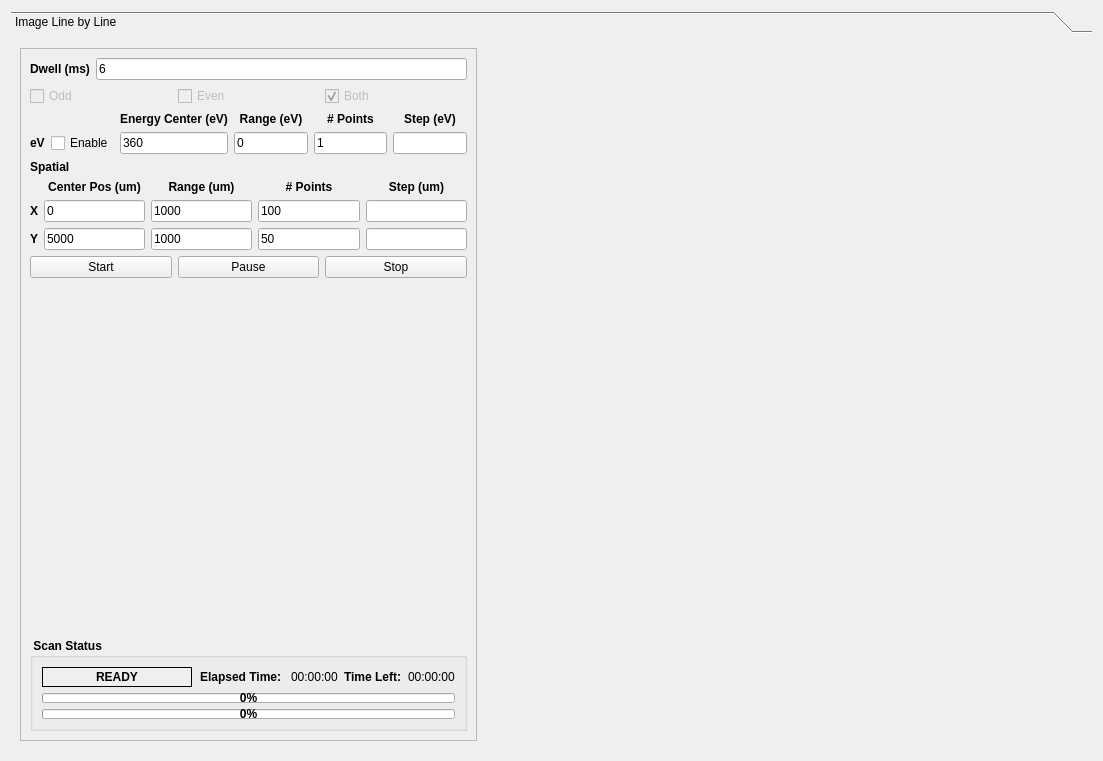
<?xml version="1.0" encoding="UTF-8"?>
<ui version="4.0">
 <class>Form</class>
 <widget class="QWidget" name="Form">
  <property name="geometry">
   <rect>
    <x>0</x>
    <y>0</y>
    <width>1103</width>
    <height>761</height>
   </rect>
  </property>
  <property name="minimumSize">
   <size>
    <width>482</width>
    <height>218</height>
   </size>
  </property>
  <property name="windowTitle">
   <string>Form</string>
  </property>
  <layout class="QVBoxLayout" name="verticalLayout_5">
   <item>
    <widget class="QToolBox" name="toolBox">
     <property name="maximumSize">
      <size>
       <width>16777215</width>
       <height>16777215</height>
      </size>
     </property>
     <property name="currentIndex">
      <number>0</number>
     </property>
     <widget class="QWidget" name="imgLineByLine">
      <property name="geometry">
       <rect>
        <x>0</x>
        <y>0</y>
        <width>1086</width>
        <height>699</height>
       </rect>
      </property>
      <attribute name="label">
       <string>Image Line by Line</string>
      </attribute>
      <layout class="QHBoxLayout" name="horizontalLayout">
       <item>
        <widget class="QFrame" name="frame">
         <property name="maximumSize">
          <size>
           <width>500</width>
           <height>16777215</height>
          </size>
         </property>
         <property name="frameShape">
          <enum>QFrame::StyledPanel</enum>
         </property>
         <property name="frameShadow">
          <enum>QFrame::Raised</enum>
         </property>
         <layout class="QVBoxLayout" name="imageLbyLLayout">
          <item>
           <layout class="QHBoxLayout" name="horizontalLayout_14">
            <item>
             <layout class="QHBoxLayout" name="horizontalLayout_2">
              <item>
               <widget class="QLabel" name="label_7">
                <property name="font">
                 <font>
                  <weight>75</weight>
                  <bold>true</bold>
                 </font>
                </property>
                <property name="text">
                 <string>Dwell (ms)</string>
                </property>
                <property name="alignment">
                 <set>Qt::AlignCenter</set>
                </property>
               </widget>
              </item>
              <item>
               <widget class="QLineEdit" name="dwellFld">
                <property name="text">
                 <string>6</string>
                </property>
               </widget>
              </item>
             </layout>
            </item>
            <item>
             <layout class="QHBoxLayout" name="horizontalLayout_13"/>
            </item>
           </layout>
          </item>
          <item>
           <layout class="QHBoxLayout" name="horizontalLayout_3">
            <item>
             <widget class="QCheckBox" name="oddCheckBox">
              <property name="enabled">
               <bool>false</bool>
              </property>
              <property name="text">
               <string>Odd</string>
              </property>
              <property name="checked">
               <bool>false</bool>
              </property>
             </widget>
            </item>
            <item>
             <widget class="QCheckBox" name="evenCheckBox">
              <property name="enabled">
               <bool>false</bool>
              </property>
              <property name="text">
               <string>Even</string>
              </property>
             </widget>
            </item>
            <item>
             <widget class="QCheckBox" name="bothCheckBox">
              <property name="enabled">
               <bool>false</bool>
              </property>
              <property name="text">
               <string>Both</string>
              </property>
              <property name="checked">
               <bool>true</bool>
              </property>
             </widget>
            </item>
           </layout>
          </item>
          <item>
           <layout class="QGridLayout" name="gridLayout_4">
            <item row="0" column="2">
             <widget class="QLabel" name="label_26">
              <property name="font">
               <font>
                <weight>75</weight>
                <bold>true</bold>
               </font>
              </property>
              <property name="text">
               <string>Energy Center (eV)</string>
              </property>
              <property name="alignment">
               <set>Qt::AlignCenter</set>
              </property>
             </widget>
            </item>
            <item row="0" column="3">
             <widget class="QLabel" name="label_27">
              <property name="font">
               <font>
                <weight>75</weight>
                <bold>true</bold>
               </font>
              </property>
              <property name="text">
               <string>Range (eV)</string>
              </property>
              <property name="alignment">
               <set>Qt::AlignCenter</set>
              </property>
             </widget>
            </item>
            <item row="0" column="4">
             <widget class="QLabel" name="label_28">
              <property name="font">
               <font>
                <weight>75</weight>
                <bold>true</bold>
               </font>
              </property>
              <property name="text">
               <string># Points</string>
              </property>
              <property name="alignment">
               <set>Qt::AlignCenter</set>
              </property>
             </widget>
            </item>
            <item row="0" column="5">
             <widget class="QLabel" name="label_29">
              <property name="font">
               <font>
                <weight>75</weight>
                <bold>true</bold>
               </font>
              </property>
              <property name="text">
               <string>Step (eV)</string>
              </property>
              <property name="alignment">
               <set>Qt::AlignCenter</set>
              </property>
             </widget>
            </item>
            <item row="1" column="0">
             <widget class="QLabel" name="label_30">
              <property name="font">
               <font>
                <weight>75</weight>
                <bold>true</bold>
               </font>
              </property>
              <property name="text">
               <string>eV</string>
              </property>
             </widget>
            </item>
            <item row="1" column="2">
             <widget class="QLineEdit" name="centerEVFld">
              <property name="text">
               <string>360</string>
              </property>
             </widget>
            </item>
            <item row="1" column="4">
             <widget class="QLineEdit" name="npointsEVFld">
              <property name="text">
               <string>1</string>
              </property>
             </widget>
            </item>
            <item row="1" column="5">
             <widget class="QLineEdit" name="stepEVFld"/>
            </item>
            <item row="1" column="3">
             <widget class="QLineEdit" name="rangeEVFld">
              <property name="text">
               <string>0</string>
              </property>
             </widget>
            </item>
            <item row="1" column="1">
             <widget class="QCheckBox" name="enableEVChkBx">
              <property name="text">
               <string>Enable</string>
              </property>
             </widget>
            </item>
           </layout>
          </item>
          <item>
           <widget class="QLabel" name="label_32">
            <property name="font">
             <font>
              <weight>75</weight>
              <bold>true</bold>
             </font>
            </property>
            <property name="text">
             <string>Spatial</string>
            </property>
           </widget>
          </item>
          <item>
           <layout class="QGridLayout" name="gridLayout">
            <item row="0" column="1">
             <widget class="QLabel" name="label">
              <property name="font">
               <font>
                <weight>75</weight>
                <bold>true</bold>
               </font>
              </property>
              <property name="text">
               <string>Center Pos (um)</string>
              </property>
              <property name="alignment">
               <set>Qt::AlignCenter</set>
              </property>
             </widget>
            </item>
            <item row="0" column="2">
             <widget class="QLabel" name="label_4">
              <property name="font">
               <font>
                <weight>75</weight>
                <bold>true</bold>
               </font>
              </property>
              <property name="text">
               <string>Range (um)</string>
              </property>
              <property name="alignment">
               <set>Qt::AlignCenter</set>
              </property>
             </widget>
            </item>
            <item row="0" column="3">
             <widget class="QLabel" name="label_5">
              <property name="font">
               <font>
                <weight>75</weight>
                <bold>true</bold>
               </font>
              </property>
              <property name="text">
               <string># Points</string>
              </property>
              <property name="alignment">
               <set>Qt::AlignCenter</set>
              </property>
             </widget>
            </item>
            <item row="0" column="4">
             <widget class="QLabel" name="label_6">
              <property name="font">
               <font>
                <weight>75</weight>
                <bold>true</bold>
               </font>
              </property>
              <property name="text">
               <string>Step (um)</string>
              </property>
              <property name="alignment">
               <set>Qt::AlignCenter</set>
              </property>
             </widget>
            </item>
            <item row="1" column="0">
             <widget class="QLabel" name="label_2">
              <property name="font">
               <font>
                <weight>75</weight>
                <bold>true</bold>
               </font>
              </property>
              <property name="text">
               <string>X</string>
              </property>
             </widget>
            </item>
            <item row="1" column="1">
             <widget class="QLineEdit" name="centerXFld">
              <property name="text">
               <string>0</string>
              </property>
             </widget>
            </item>
            <item row="1" column="3">
             <widget class="QLineEdit" name="npointsXFld">
              <property name="text">
               <string>100</string>
              </property>
             </widget>
            </item>
            <item row="1" column="4">
             <widget class="QLineEdit" name="stepXFld"/>
            </item>
            <item row="2" column="0">
             <widget class="QLabel" name="label_3">
              <property name="font">
               <font>
                <weight>75</weight>
                <bold>true</bold>
               </font>
              </property>
              <property name="text">
               <string>Y</string>
              </property>
             </widget>
            </item>
            <item row="2" column="2">
             <widget class="QLineEdit" name="rangeYFld">
              <property name="text">
               <string>1000</string>
              </property>
             </widget>
            </item>
            <item row="2" column="3">
             <widget class="QLineEdit" name="npointsYFld">
              <property name="text">
               <string>50</string>
              </property>
             </widget>
            </item>
            <item row="2" column="4">
             <widget class="QLineEdit" name="stepYFld"/>
            </item>
            <item row="1" column="2">
             <widget class="QLineEdit" name="rangeXFld">
              <property name="text">
               <string>1000</string>
              </property>
             </widget>
            </item>
            <item row="2" column="1">
             <widget class="QLineEdit" name="centerYFld">
              <property name="text">
               <string>5000</string>
              </property>
             </widget>
            </item>
           </layout>
          </item>
          <item>
           <layout class="QHBoxLayout" name="horizontalLayout_4">
            <item>
             <widget class="QPushButton" name="startBtn">
              <property name="text">
               <string>Start</string>
              </property>
             </widget>
            </item>
            <item>
             <widget class="QPushButton" name="pauseBtn">
              <property name="text">
               <string>Pause</string>
              </property>
              <property name="checkable">
               <bool>true</bool>
              </property>
              <property name="checked">
               <bool>false</bool>
              </property>
             </widget>
            </item>
            <item>
             <widget class="QPushButton" name="stopBtn">
              <property name="text">
               <string>Stop</string>
              </property>
             </widget>
            </item>
           </layout>
          </item>
          <item>
           <spacer name="verticalSpacer">
            <property name="orientation">
             <enum>Qt::Vertical</enum>
            </property>
            <property name="sizeHint" stdset="0">
             <size>
              <width>20</width>
              <height>40</height>
             </size>
            </property>
           </spacer>
          </item>
          <item>
           <widget class="QGroupBox" name="groupBox">
            <property name="maximumSize">
             <size>
              <width>16777215</width>
              <height>16777215</height>
             </size>
            </property>
            <property name="font">
             <font>
              <weight>75</weight>
              <bold>true</bold>
             </font>
            </property>
            <property name="title">
             <string> Scan Status </string>
            </property>
            <property name="flat">
             <bool>false</bool>
            </property>
            <layout class="QVBoxLayout" name="verticalLayout_8">
             <item>
              <layout class="QHBoxLayout" name="horizontalLayout_19">
               <item>
                <widget class="QLabel" name="scanActionLbl_2">
                 <property name="minimumSize">
                  <size>
                   <width>150</width>
                   <height>0</height>
                  </size>
                 </property>
                 <property name="autoFillBackground">
                  <bool>true</bool>
                 </property>
                 <property name="frameShape">
                  <enum>QFrame::Box</enum>
                 </property>
                 <property name="text">
                  <string>READY</string>
                 </property>
                 <property name="textFormat">
                  <enum>Qt::LogText</enum>
                 </property>
                 <property name="alignment">
                  <set>Qt::AlignCenter</set>
                 </property>
                </widget>
               </item>
               <item>
                <spacer name="horizontalSpacer_4">
                 <property name="orientation">
                  <enum>Qt::Horizontal</enum>
                 </property>
                 <property name="sizeHint" stdset="0">
                  <size>
                   <width>10</width>
                   <height>20</height>
                  </size>
                 </property>
                </spacer>
               </item>
               <item>
                <layout class="QHBoxLayout" name="horizontalLayout_20">
                 <item>
                  <spacer name="horizontalSpacer_5">
                   <property name="orientation">
                    <enum>Qt::Horizontal</enum>
                   </property>
                   <property name="sizeHint" stdset="0">
                    <size>
                     <width>300</width>
                     <height>20</height>
                    </size>
                   </property>
                  </spacer>
                 </item>
                 <item>
                  <widget class="QLabel" name="label_31">
                   <property name="text">
                    <string>Elapsed Time: </string>
                   </property>
                  </widget>
                 </item>
                 <item>
                  <widget class="QLabel" name="elapsedTimeLbl_2">
                   <property name="palette">
                    <palette>
                     <active>
                      <colorrole role="Text">
                       <brush brushstyle="SolidPattern">
                        <color alpha="255">
                         <red>0</red>
                         <green>0</green>
                         <blue>255</blue>
                        </color>
                       </brush>
                      </colorrole>
                     </active>
                     <inactive>
                      <colorrole role="Text">
                       <brush brushstyle="SolidPattern">
                        <color alpha="255">
                         <red>0</red>
                         <green>0</green>
                         <blue>255</blue>
                        </color>
                       </brush>
                      </colorrole>
                     </inactive>
                     <disabled>
                      <colorrole role="Text">
                       <brush brushstyle="SolidPattern">
                        <color alpha="255">
                         <red>110</red>
                         <green>110</green>
                         <blue>110</blue>
                        </color>
                       </brush>
                      </colorrole>
                     </disabled>
                    </palette>
                   </property>
                   <property name="font">
                    <font>
                     <weight>50</weight>
                     <bold>false</bold>
                    </font>
                   </property>
                   <property name="text">
                    <string>00:00:00</string>
                   </property>
                  </widget>
                 </item>
                </layout>
               </item>
               <item>
                <spacer name="horizontalSpacer_6">
                 <property name="orientation">
                  <enum>Qt::Horizontal</enum>
                 </property>
                 <property name="sizeHint" stdset="0">
                  <size>
                   <width>40</width>
                   <height>20</height>
                  </size>
                 </property>
                </spacer>
               </item>
               <item>
                <layout class="QHBoxLayout" name="horizontalLayout_21">
                 <item>
                  <widget class="QLabel" name="label_33">
                   <property name="text">
                    <string>Time Left:</string>
                   </property>
                  </widget>
                 </item>
                 <item>
                  <widget class="QLabel" name="timeLeftLbl_2">
                   <property name="palette">
                    <palette>
                     <active>
                      <colorrole role="Text">
                       <brush brushstyle="SolidPattern">
                        <color alpha="255">
                         <red>0</red>
                         <green>0</green>
                         <blue>255</blue>
                        </color>
                       </brush>
                      </colorrole>
                     </active>
                     <inactive>
                      <colorrole role="Text">
                       <brush brushstyle="SolidPattern">
                        <color alpha="255">
                         <red>0</red>
                         <green>0</green>
                         <blue>255</blue>
                        </color>
                       </brush>
                      </colorrole>
                     </inactive>
                     <disabled>
                      <colorrole role="Text">
                       <brush brushstyle="SolidPattern">
                        <color alpha="255">
                         <red>110</red>
                         <green>110</green>
                         <blue>110</blue>
                        </color>
                       </brush>
                      </colorrole>
                     </disabled>
                    </palette>
                   </property>
                   <property name="font">
                    <font>
                     <weight>50</weight>
                     <bold>false</bold>
                    </font>
                   </property>
                   <property name="text">
                    <string>00:00:00</string>
                   </property>
                  </widget>
                 </item>
                </layout>
               </item>
              </layout>
             </item>
             <item>
              <widget class="QProgressBar" name="curImgProgBar_2">
               <property name="minimumSize">
                <size>
                 <width>0</width>
                 <height>10</height>
                </size>
               </property>
               <property name="maximumSize">
                <size>
                 <width>16777215</width>
                 <height>10</height>
                </size>
               </property>
               <property name="value">
                <number>0</number>
               </property>
               <property name="invertedAppearance">
                <bool>false</bool>
               </property>
              </widget>
             </item>
             <item>
              <widget class="QProgressBar" name="totalProgBar_2">
               <property name="minimumSize">
                <size>
                 <width>0</width>
                 <height>10</height>
                </size>
               </property>
               <property name="maximumSize">
                <size>
                 <width>16777215</width>
                 <height>10</height>
                </size>
               </property>
               <property name="value">
                <number>0</number>
               </property>
              </widget>
             </item>
            </layout>
           </widget>
          </item>
         </layout>
        </widget>
       </item>
       <item>
        <widget class="QWidget" name="plotFrame" native="true">
         <property name="sizePolicy">
          <sizepolicy hsizetype="Expanding" vsizetype="Expanding">
           <horstretch>0</horstretch>
           <verstretch>0</verstretch>
          </sizepolicy>
         </property>
         <property name="minimumSize">
          <size>
           <width>600</width>
           <height>400</height>
          </size>
         </property>
         <property name="maximumSize">
          <size>
           <width>16777215</width>
           <height>16777215</height>
          </size>
         </property>
        </widget>
       </item>
      </layout>
     </widget>
    </widget>
   </item>
  </layout>
 </widget>
 <resources/>
 <connections/>
</ui>
